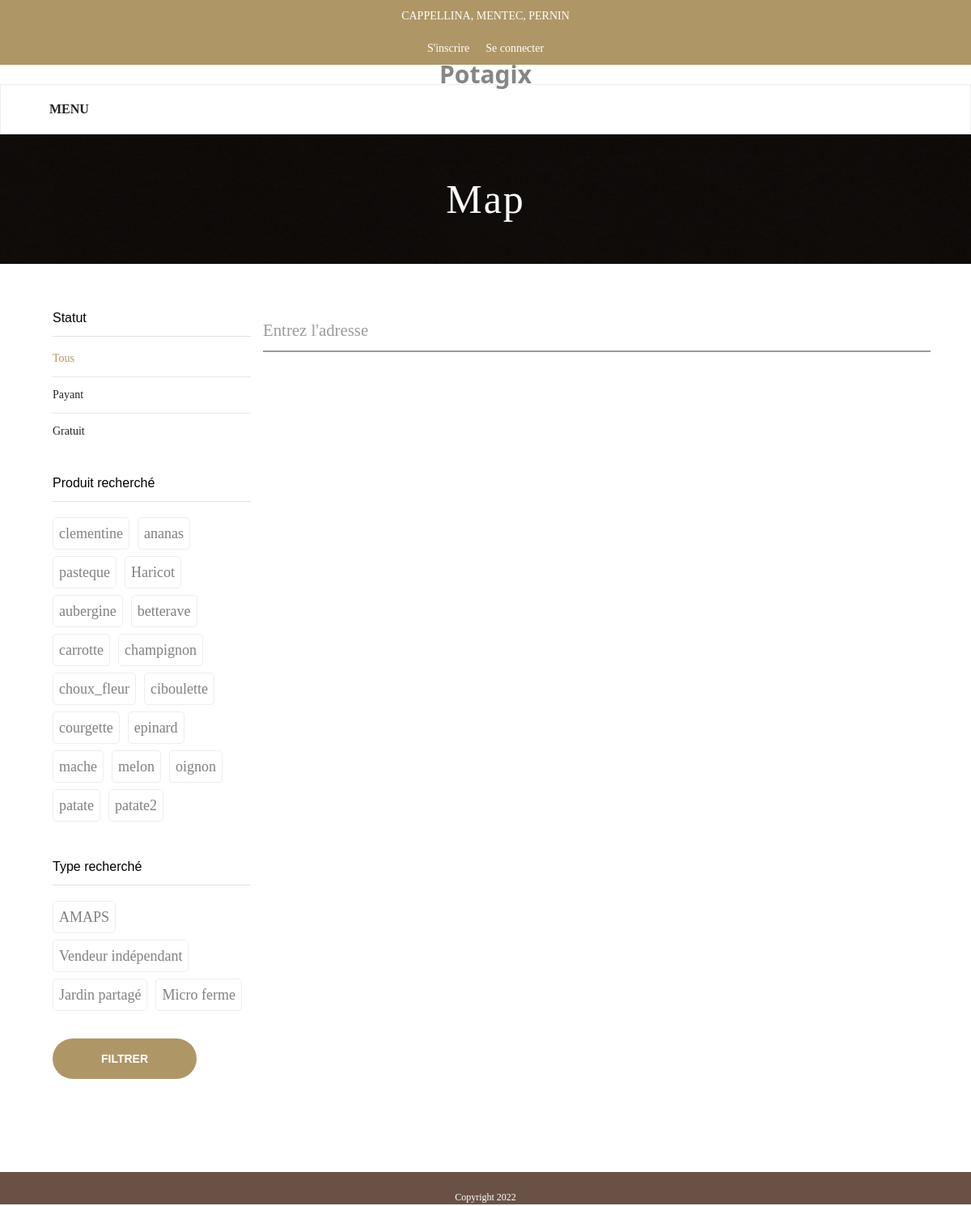
The page /map on the database its author committed.
### tables this page shows
CREATE TABLE Produit(
    id INTEGER PRIMARY KEY AUTOINCREMENT NOT NULL, 
    typeProduit VARCHAR(255), 
    prix REAL, 
    quantite INTEGER, 
    description TEXT, 
    idHeure INTEGER, 
    idImage INTEGER, name varchar(255), isValid VARCHAR(255), valid VARCHAR(255) DEFAULT "non", display INTEGER DEFAULT 1, 
    FOREIGN KEY(idImage) REFERENCES ImageProduit(idImageProduit), 
    FOREIGN KEY(idHeure) REFERENCES Horaires(idHeure)
);

### app.py (the view)
@app.route('/map')
def mapIt():
    print(map.get_map_data(request)["nearPoints"][0])
    return render_template("map.html", data=map.get_map_data(request))

### modules/bdd.py (called while the page is built)
def addLimit(n):
    return "" if n == 0 else " LIMIT " + str(n)

### modules/map.py (called while the page is built)
def get_all(table_name="amap", title_index=4, img_index=3, desc_index=2, icon="img/logo_associations.png", idAllowed=["all"], name=""):
    data = bdd.select(table_name, tables_jointes={"Locations": table_name + ".idLocation = locations.idLocation"})
    data_formatted = []
    for a in data:
        temp_data = {}
        temp_data["id"] = a[0]
        temp_data["img"] = a[img_index]
        temp_data["title"] = a[title_index]
        temp_data["lat"] = a[len(a) - 2]
        temp_data["lng"] = a[len(a) - 1]
        temp_data["icon"] = icon
        temp_data["desc"] = a[desc_index]
        temp_data["link"] = name + "/" + str(a[0])
        data_formatted.append(temp_data)
    return data_formatted

def get_all_sellers():
    data = bdd.select("user", attributs=["id,pseudo,latitude,longitude"],tables_jointes={"Locations": "user.idLocation = locations.idLocation", "ProduitUser": "id = idUser"})
    users = []
    user = {}
    for d in data:
        user["id"] = d[0]
        user["img"] = "img/user.png"
        user["title"] = d[1]
        user["lat"] = d[2]
        user["lng"] = d[3]
        user["icon"] = "img/user.png"
        user["desc"] = ""
        user["link"] = "user/" + str(d[0])
        users.append(user)
    return users

def get_map_data(request):
    (locations, params) = get_all_locations(request)
    pos = {'lat': 48.6936184, 'lng': 6.1832413}
    if user.isConnected():
        pos = {'lat': user.get_user_position()[0], 'lng': user.get_user_position()[1]}
    data = {
        'currentLocation': pos,
        'nearPoints': locations,
        "params": params
    }
    return data

def manage_filters(request):
    params = {"statut": {"tous": "", "gratuit": "", "payant": ""}, "type": {}, "choice": {"amaps": "", "jardin":"", "ferme": "", "indé": ""}}
    if "statut" in request.args:
        params["statut"][request.args['statut']] = "selected"
    else:
        params["statut"]["tous"] = "selected"
    if "type" in request.args:
        for t in request.args.getlist('type'):
            params["type"][t] = "tag-selected"
    if "choice" in request.args:
        for c in request.args.getlist('choice'):
            params["choice"][c] = "type-selected"
    types = get_all_type()
    for t in types:
        if t[0] not in params["type"]:
            params["type"][t[0]] = ""
    return params

### modules/user.py (called while the page is built)
def isConnected():
    return len(session) > 0

### templates/map.html (shortened to what this page needs)
{% extends "basic_template.html" %}
{% block head %}
  <link rel="stylesheet" href="{{ url_for('static', filename='css/style.css') }}">
  <link rel="stylesheet" href="{{ url_for('static', filename='css/map.css') }}">
{% endblock %}
{% block title %} Map {% endblock %}
{% block content %}
    <div class="main-inner">
      <aside class="left-bar">
        <form action="/map" method="get">
          <section class="sorting-section">
            <h3 class="sorting-section-title">Statut</h3>
              <ul class="left-bar-statut">
                  <li>
                    <option class="left-bar-statut-element" {{ data.params.statut.tous }}>Tous</option>
                  </li>
                  <li>
                    <option class="left-bar-statut-element" id="payant-option" value="payant" {{ data.params.statut.payant }}>Payant</option>
                  </li>
                  <li>
                    <option class="left-bar-statut-element" id="gratuit-option" {{ data.params.statut.gratuit }}>Gratuit</option>
                  </li>
              </ul>
          </section>
          <section class="sorting-section product-tags">
            <div class="sorting-section-title-parent">
              <h3 class="sorting-section-title">Produit recherché</h3>
            </div>
            <div class="tags sorting-section-inner">
              {% for t in data.params.type: %}
                <a href="javascript: void(0)" class="tag {{ data.params.type[t] }}">{{ t }}</a>
              {% endfor %}
            </div>
          </section>
          <section class="types">
            <h3 class="sorting-section-title">Type recherché</h3>
            <div class="types sorting-section-inner">
                <a href="javascript: void(0)" class="type {{ data.params.choice['amaps'] }}">AMAPS</a>
                <a href="javascript: void(0)" class="type {{ data.params.choice['indé'] }}">Vendeur indépendant</a>
                <a href="javascript: void(0)" class="type {{ data.params.choice['jardin'] }}">Jardin partagé</a>
                <a href="javascript: void(0)" class="type {{ data.params.choice['ferme'] }}">Micro ferme</a>
            </div>
          </section>
          <button type="submit" class="submit">Filtrer</button>
        </form>
      </aside>
      <article class="main-content">
        <div class="input-map-parent" id="input-map-parent-id">
          <div id="map"></div>
          <input id="pac-input" placeholder="Entrez l'adresse" class="controls pac-target-input gmap-input form__field">
          <label for="name" class="form__label">Entrez l'adresse</label>
        </div>
      </article>
    </div>
{% endblock %}

### static/css/general.css (style rules this page uses)
html, body { padding: 0; margin: 0; font-size: 1rem; height: 100%; }
body { font-family: "Roboto Slab"; line-height: 24px; font-weight: 400; font-style: normal; color: #868686; font-size: 16px; }
ul, li { list-style: none; }
a { text-decoration: none; color: inherit; }
button { border: none; }
.main-inner { width: 95%; margin: auto; margin-top: 40px; }

### static/css/style.css (style rules this page uses)
html, body { height: 100%; overflow: auto; width: 100%; margin: 0; padding: 0; }
.submit { height: 50px; line-height: 50px; border: none; background: #AF9666; color: #fff; font-size: 14px; font-weight: 600; text-transform: uppercase; border-radius: 25px; padding: 0 60px; margin: auto; cursor: pointer; }

### static/css/map.css (style rules this page uses)
#map { height: 100%; }
html, body { height: 100%; margin: 0; padding: 0; }
.main-inner { display: flex; flex-direction: row; padding: 0 20px; }
aside { width: 30%; }
.main-content { width: 70%; }
#map { display: block; height: 100%; min-height: 600px; width: 100%; padding: 20px; }
.left-bar-statut, .sorting-section, .left-bar-featured-products, .featured-product-data { display: flex; flex-direction: column; }
.left-bar-featured-products li, .main-inner, .toolbar, .toolbar-right, .toolbar-left { display: flex; flex-direction: row; }
.left-bar { width: 25%; padding: 15px 15px; }
.main-content { margin-top: 10px; }
.main-content { width: 75%; }
.sorting-section-title { width: 100%; display: inline-block; font-family: Roboto Slab, sans-serif; color: #000; padding: 0 0 10px; background: 0 0; font-weight: 500; font-size: 16px; margin: 0 0 5px; position: relative; border-bottom: 1px solid #e1e1e1; }
.sorting-section { margin-bottom: 30px; }
.left-bar-statut { padding: 0; margin: 0; }
.left-bar-statut-element { text-decoration: none; font-size: 14px; color: #222222; padding: 10px 0px; display: inline-block; cursor: pointer; position: relative; text-transform: capitalize; display: flex; align-items: center; }
.left-bar-statut li { border-bottom: #e5e5e5 solid 1px; }
.left-bar-statut li:last-child { border: none; }
option:checked { color: #AF9666; background-color: #fff; }
.tags, .types { padding: 10px 0 0; display: flex; flex-wrap: wrap; flex-direction: row !important; }
.tag, .type { transition: all 400ms ease-in-out; color: black; display: block; width: max-content; border: 1px solid #eee !important; font-family: Nunito; font-size: 11px; color: #808080; padding: 7px; margin: 4px 0px; margin-right: 10px; border-radius: 5px; font-size: 18px; }
.gmap-input { padding: 10px; padding-top: 25px; width: 100%; margin-bottom: 20px; }
.input-map-parent { display: flex; flex-direction: column-reverse; position: relative; }
.form__field { font-family: inherit; width: 100%; border: 0; border-bottom: 2px solid #9b9b9b; outline: 0; font-size: 1.2rem; background: transparent; transition: border-color 0.2s; }
.form__field::placeholder { color: transparent; }
.form__label { position: absolute; top: 0; display: block; transition: 0.2s; font-size: 1rem; color: #9b9b9b; margin-bottom: 12px; }
form { margin-bottom: 20px; }
button { margin-top: 30px !important; cursor: pointer; }

### rows shown on the page
Produit: name "ananas"
Produit: name "pasteque"
Produit: name "Haricot"
Produit: name "aubergine"
Produit: name "betterave"
Produit: name "carrotte"
Produit: name "champignon"
Produit: name "choux_fleur"
Produit: name "ciboulette"
Produit: name "courgette"
Produit: name "epinard"
Produit: name "mache"
Produit: name "melon"
Produit: name "oignon"
Produit: name "patate"
Produit: name "patate2"

### other values the page prints
{{ t }} "clementine"
